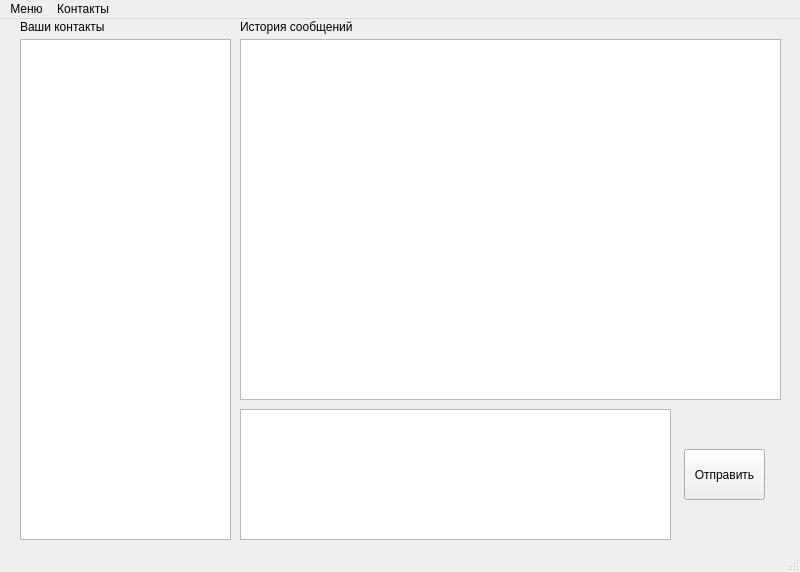
<?xml version="1.0" encoding="UTF-8"?>
<ui version="4.0">
 <class>MainWindow</class>
 <widget class="QMainWindow" name="MainWindow">
  <property name="geometry">
   <rect>
    <x>0</x>
    <y>0</y>
    <width>800</width>
    <height>572</height>
   </rect>
  </property>
  <property name="windowTitle">
   <string>MyMessenger - BETA</string>
  </property>
  <widget class="QWidget" name="centralwidget">
   <widget class="QListView" name="contact_list">
    <property name="geometry">
     <rect>
      <x>20</x>
      <y>20</y>
      <width>211</width>
      <height>501</height>
     </rect>
    </property>
   </widget>
   <widget class="QListView" name="message_list">
    <property name="geometry">
     <rect>
      <x>240</x>
      <y>20</y>
      <width>541</width>
      <height>361</height>
     </rect>
    </property>
   </widget>
   <widget class="QTextEdit" name="edit_message">
    <property name="geometry">
     <rect>
      <x>240</x>
      <y>390</y>
      <width>431</width>
      <height>131</height>
     </rect>
    </property>
   </widget>
   <widget class="QPushButton" name="send_button">
    <property name="geometry">
     <rect>
      <x>684</x>
      <y>430</y>
      <width>81</width>
      <height>51</height>
     </rect>
    </property>
    <property name="text">
     <string>Отправить</string>
    </property>
   </widget>
   <widget class="QLabel" name="contacts_label">
    <property name="geometry">
     <rect>
      <x>20</x>
      <y>0</y>
      <width>151</width>
      <height>16</height>
     </rect>
    </property>
    <property name="text">
     <string>Ваши контакты</string>
    </property>
   </widget>
   <widget class="QLabel" name="message_label">
    <property name="geometry">
     <rect>
      <x>240</x>
      <y>0</y>
      <width>151</width>
      <height>16</height>
     </rect>
    </property>
    <property name="text">
     <string>История сообщений</string>
    </property>
   </widget>
  </widget>
  <widget class="QMenuBar" name="menubar">
   <property name="geometry">
    <rect>
     <x>0</x>
     <y>0</y>
     <width>800</width>
     <height>21</height>
    </rect>
   </property>
   <widget class="QMenu" name="main_menu">
    <property name="title">
     <string>Меню</string>
    </property>
    <addaction name="exit_menu"/>
   </widget>
   <widget class="QMenu" name="contact_menu">
    <property name="title">
     <string>Контакты</string>
    </property>
    <addaction name="add_contact"/>
    <addaction name="remove_contact"/>
   </widget>
   <addaction name="main_menu"/>
   <addaction name="contact_menu"/>
  </widget>
  <widget class="QStatusBar" name="statusbar"/>
  <action name="exit_menu">
   <property name="text">
    <string>Выход</string>
   </property>
   <property name="menuRole">
    <enum>QAction::QuitRole</enum>
   </property>
  </action>
  <action name="add_contact">
   <property name="text">
    <string>Добавить контакт</string>
   </property>
  </action>
  <action name="remove_contact">
   <property name="text">
    <string>Удалить контакт</string>
   </property>
  </action>
 </widget>
 <resources/>
 <connections/>
</ui>
